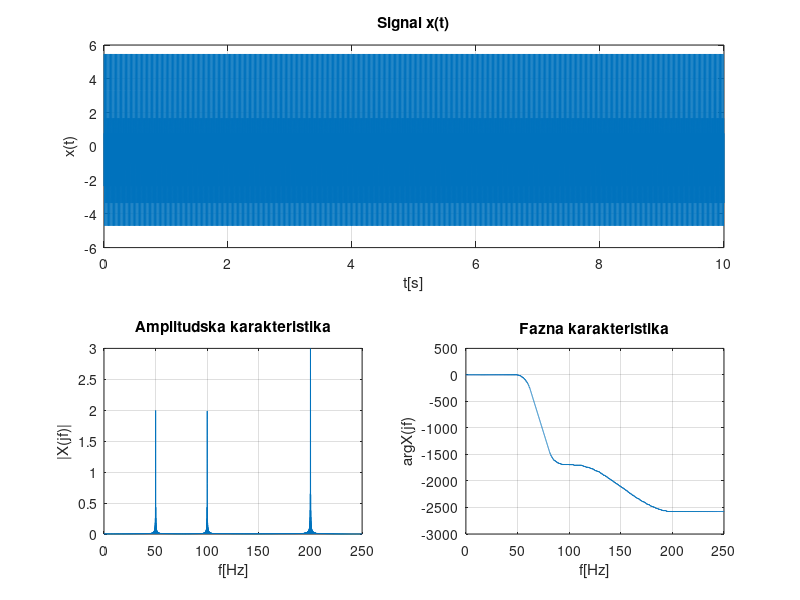

Here is the MATLAB script that generated this plot: (Note: this script raises an error after producing the figure.)


Fs = 500;
t = 0:1/Fs:10; 
x = 2*sin(100*pi*t) + 3*cos(400*pi*t + pi/8)-2*cos(200*pi*t);

N = 4*2^nextpow2(length(x));
f1 = 0:Fs/N:Fs/2;
X = fft(x,N)/length(x); 
X1 = abs(X(1:N/2+1));
X1(2:N/2+1) = 2*X1(2:N/2+1); 
Xphase = unwrap(angle(X(1:N/2+1))); 

figure(1);
subplot(2, 2, 1:2)
    plot(t, x); 
    xlabel('t[s]'); ylabel('x(t)');
    title('Signal x(t)'); grid on;
subplot(2, 2, 3)
    plot(f1, X1);
    xlabel('f[Hz]'); ylabel('|X(jf)|');
    title('Amplitudska karakteristika'); grid on;
subplot(2,2,4)
    plot(f1, Xphase);
    xlabel('f[Hz]'); ylabel('arg{X(jf)}');
    title('Fazna karakteristika'); grid on

    
    

Fs = 500;  % Sampling Frequency

Fpass1 = 65;              % First Passband Frequency
Fstop1 = 75;              % First Stopband Frequency
Fstop2 = 125;             % Second Stopband Frequency
Fpass2 = 135;             % Second Passband Frequency
Dpass1 = 0.028774368332;  % First Passband Ripple
Dstop  = 0.001;           % Stopband Attenuation
Dpass2 = 0.057501127785;  % Second Passband Ripple

[N,Wn,BETA,TYPE] = kaiserord([Fpass1 Fstop1 Fstop2 Fpass2]/(Fs/2), [1 ...
                             0 1], [Dpass1 Dstop Dpass2]);

b  = fir1(N, Wn, TYPE, 'scale');

figure(2);
freqz(b,1,1024,fsamp);
y = filtfilt(b,1,x);



N = 4*2^nextpow2(length(y));
f2 = 0:Fs/N:Fs/2;
Y = fft(y,N)/length(y); 
Y1 = abs(Y(1:N/2+1));
Y1(2:N/2+1) = 2*Y1(2:N/2+1); 
Yphase = unwrap(angle(Y(1:N/2+1))); 
figure(3);
subplot(2, 2, 1:2)
    plot(t, y); 
    xlabel('t[s]'); ylabel('y(t)');
    title('Signal y(t)'); grid on;
subplot(2, 2, 3)
    plot(f2, Y1);
    xlabel('f[Hz]'); ylabel('|X(jf)|');
    title('Amplitudska karakteristika'); grid on;
subplot(2,2,4)
    plot(f2, Yphase);
    xlabel('f[Hz]'); ylabel('arg{Y(jf)}');
    title('Fazna karakteristika'); grid on


